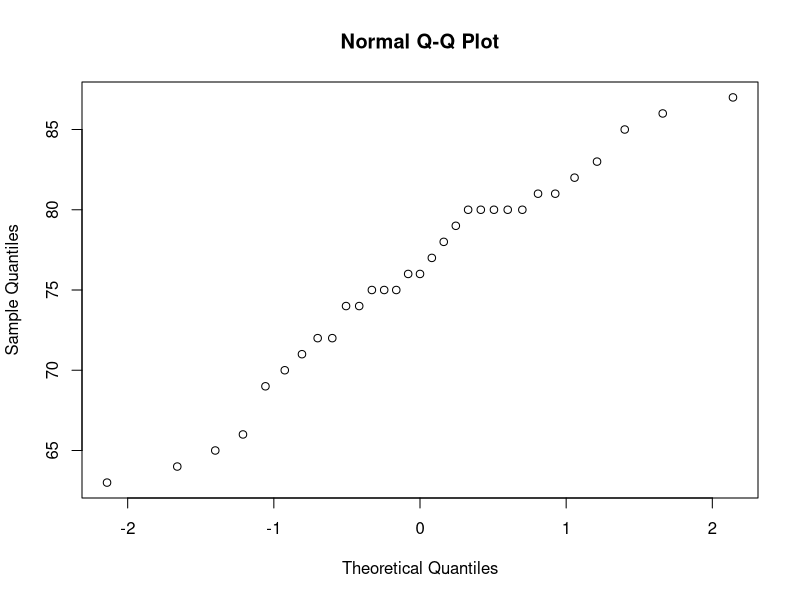
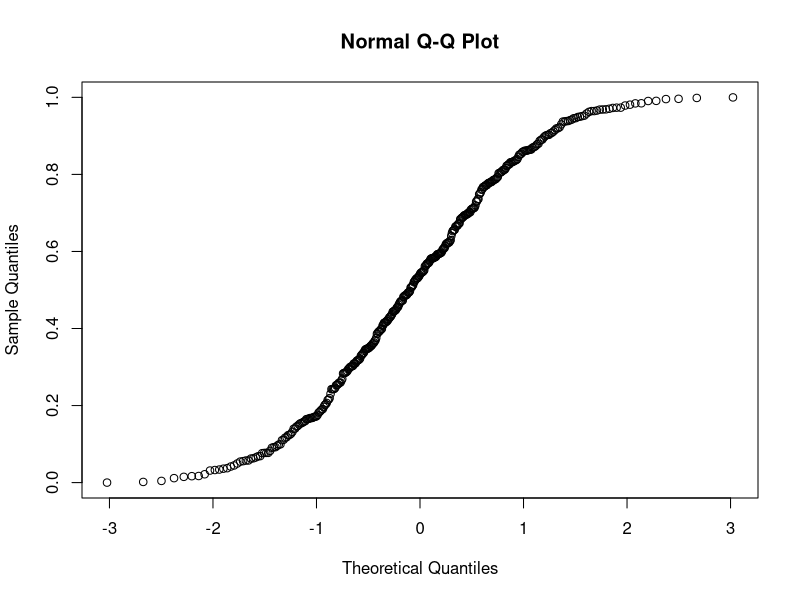
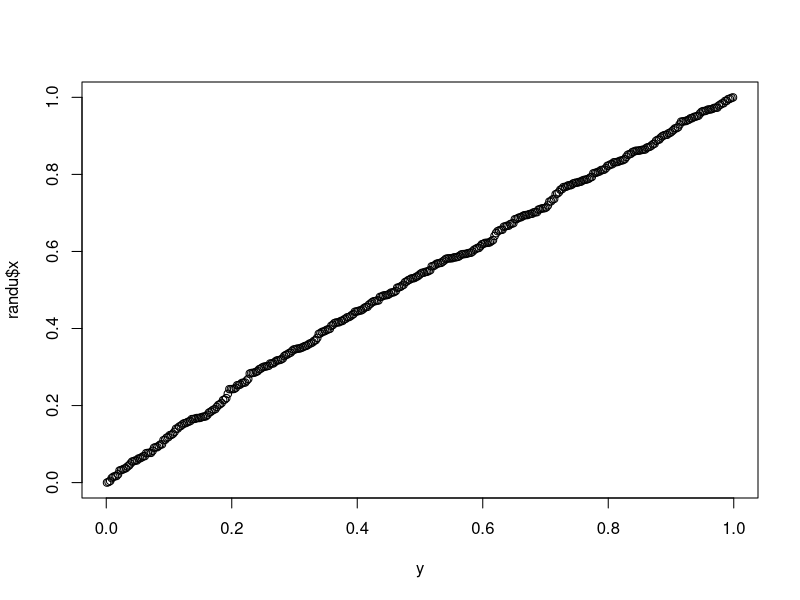
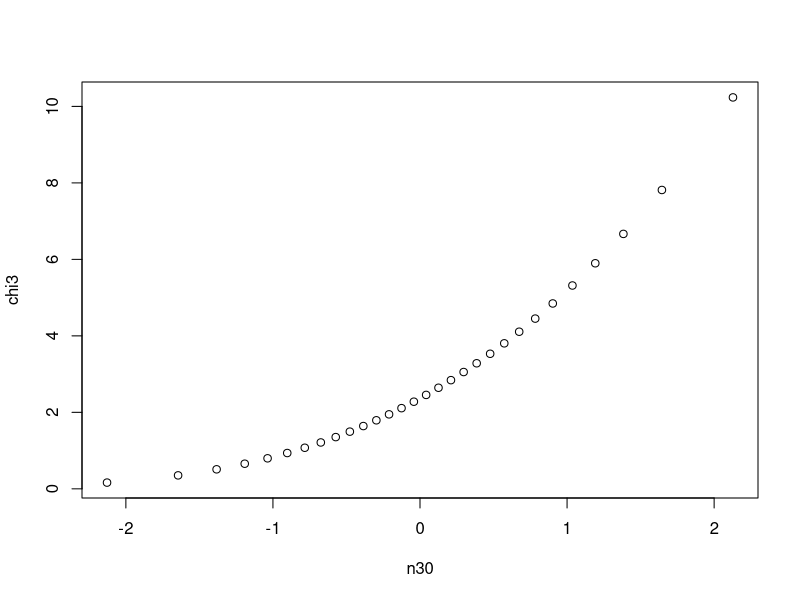
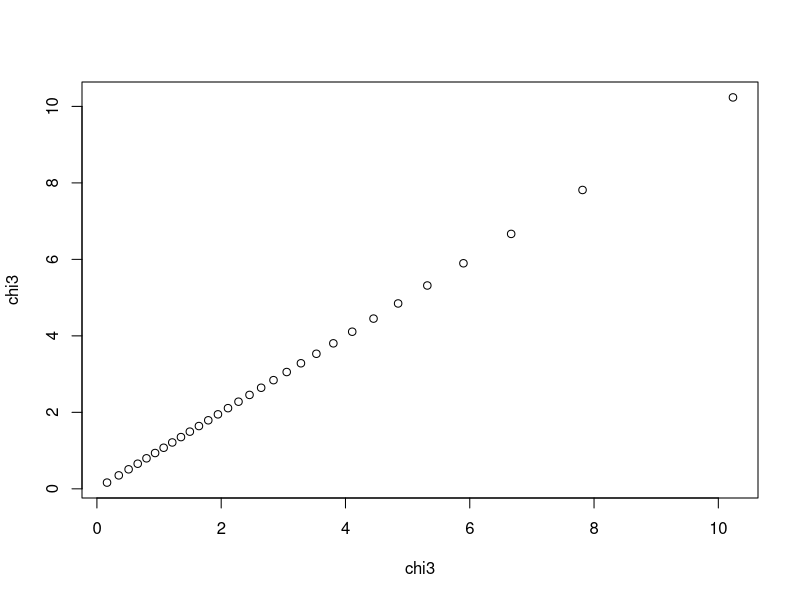
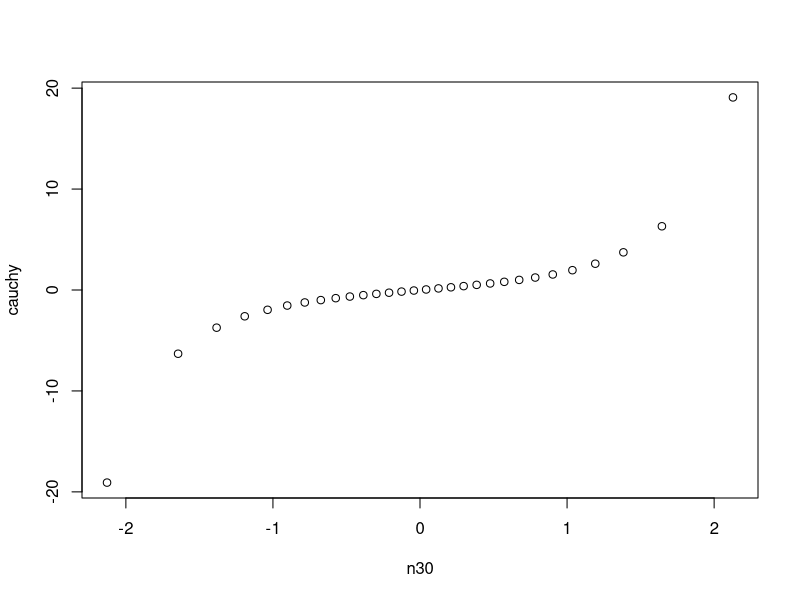
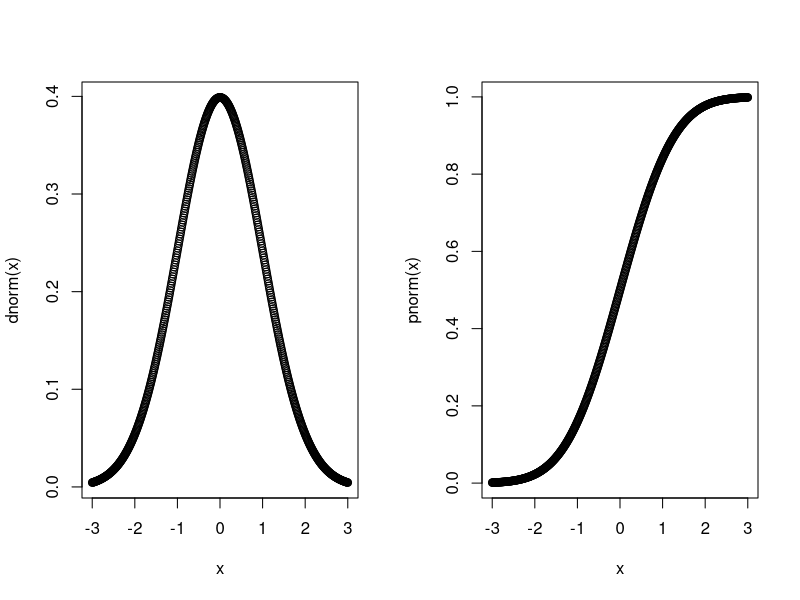
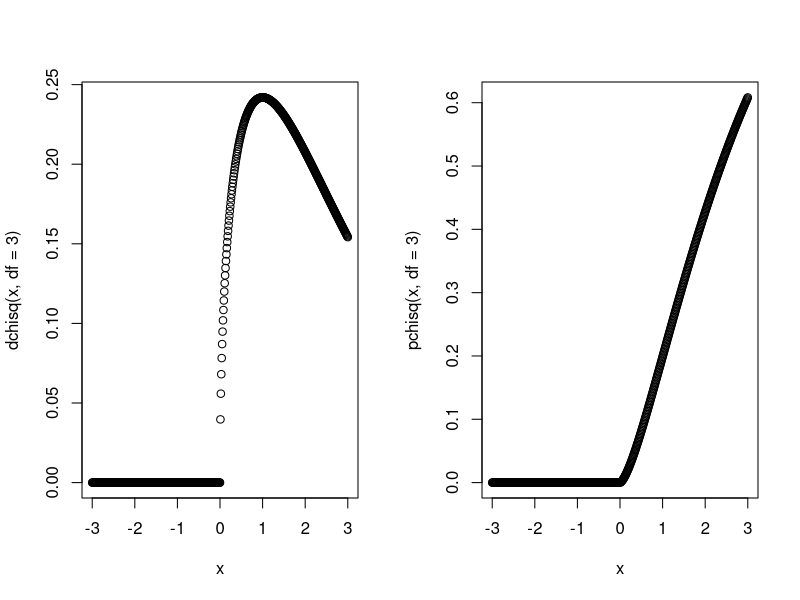

The R source for these figures, in order:
# #d Vídeo 51: La técnica de validación cruzada: Cross Validation
# #d se usa para evitar que las particiones de datos estean sesgadas
# #d debemos realizar diferentes modelizaciónes para quedarnos con la mejor de ellas
# #d se obtene la medida del error y se obtiene una media de este para obtener cuál es la calidad del sistema
# #d se analizan los siguiente métodos

# #d Validación cruzada de K iteraciones
# #d lo tipo es k = 10 => ten fold cross validation

# #d Random Cross Validation 
# #d Escogemos llos datos de prueba de forma aleatoria

# #d Leave one out Cross Validation
# #d Todos los datos son de entrenamiento menos uno que es de prueba
# #d es muy bueno pero tiene demasiado coste computacional


# #d Video 52: Gráficos quantil
# #d Los cuantiles o percentiles, son puntos específicos de la muestra que dejan 
# #d parte de datos por debajo de ellos (por ejemplo la distribución normal de Gauss, la campana de Gauss)
# #d 
s <- seq(0.01, 0.99, 0.01)
s
qn <- qnorm(s)
qn
df <- data.frame(p = s, q = qn)

sample <- rnorm(200)
sample
quantile(sample, probs = s)


#qqnorm
trees
par(mfrow=c(1,1))
qqnorm(trees$Height)

qqnorm(randu$x)

#qqplot
randu
n <- length(randu$x)
n
y <- qunif(ppoints(n))
y
qqplot(y, randu$x)



chi3 <- qchisq(ppoints(30), df = 3)
n30  <- qnorm(ppoints(30))
qqplot(n30, chi3)

qqplot(chi3, chi3)

cauchy <- qcauchy(ppoints(30))
qqplot(n30, cauchy)

par(mfrow=c(1,2))
x <- seq(-3, 3, 0.01)
plot(x, dnorm(x))
plot(x, pnorm(x))

plot(x, dchisq(x, df=3))
plot(x, pchisq(x, df=3))

plot(x, dcauchy(x))
plot(x, pcauchy(x))
